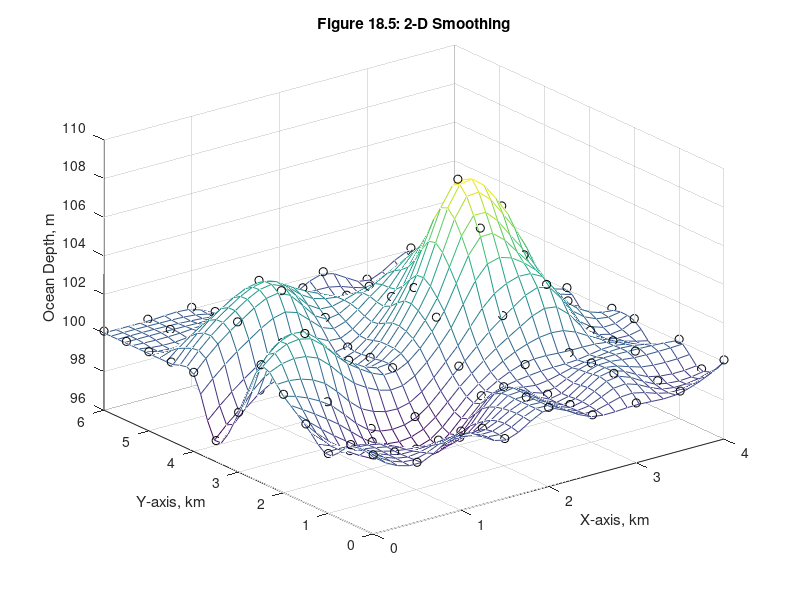

Write MATLAB code to recreate this figure.
x = 0:.5:4;  % x-axis (varies across the rows of z)
y = 0:.5:6;  % y-axis (varies down the columns of z)
z=[100    99   100    99   100    99    99    99   100
   100    99    99    99   100    99   100    99    99
    99    99    98    98   100    99   100   100   100
   100    98    97    97    99   100   100   100    99
   101   100    98    98   100   102   103   100   100
   102   103   101   100   102   106   104   101   100
    99   102   100   100   103   108   106   101    99
    97    99   100   100   102   105   103   101   100
   100   102   103   101   102   103   102   100    99
   100   102   103   102   101   101   100    99    99
   100   100   101   101   100   100   100    99    99
   100   100   100   100   100    99    99    99    99
   100   100   100    99    99   100    99   100    99];
xi = linspace(0,4,30); % finer x-axis
yi = linspace(0,6,40); % finer y-axis
[xxi,yyi] = meshgrid(xi,yi);
zzi = interp2(x,y,z,xxi,yyi,'cubic'); % interpolate
size(zzi) % zzi is the same size as xxi and yyi

mesh(xxi,yyi,zzi) % plot smoothed data
hold on
[xx,yy] = meshgrid(x,y); % grid original data
plot3(xx,yy,z+0.1,'ok') % plot original data up a bit to show nodes
hold off
xlabel('X-axis, km')
ylabel('Y-axis, km')
zlabel('Ocean Depth, m')
title('Figure 18.5: 2-D Smoothing')
